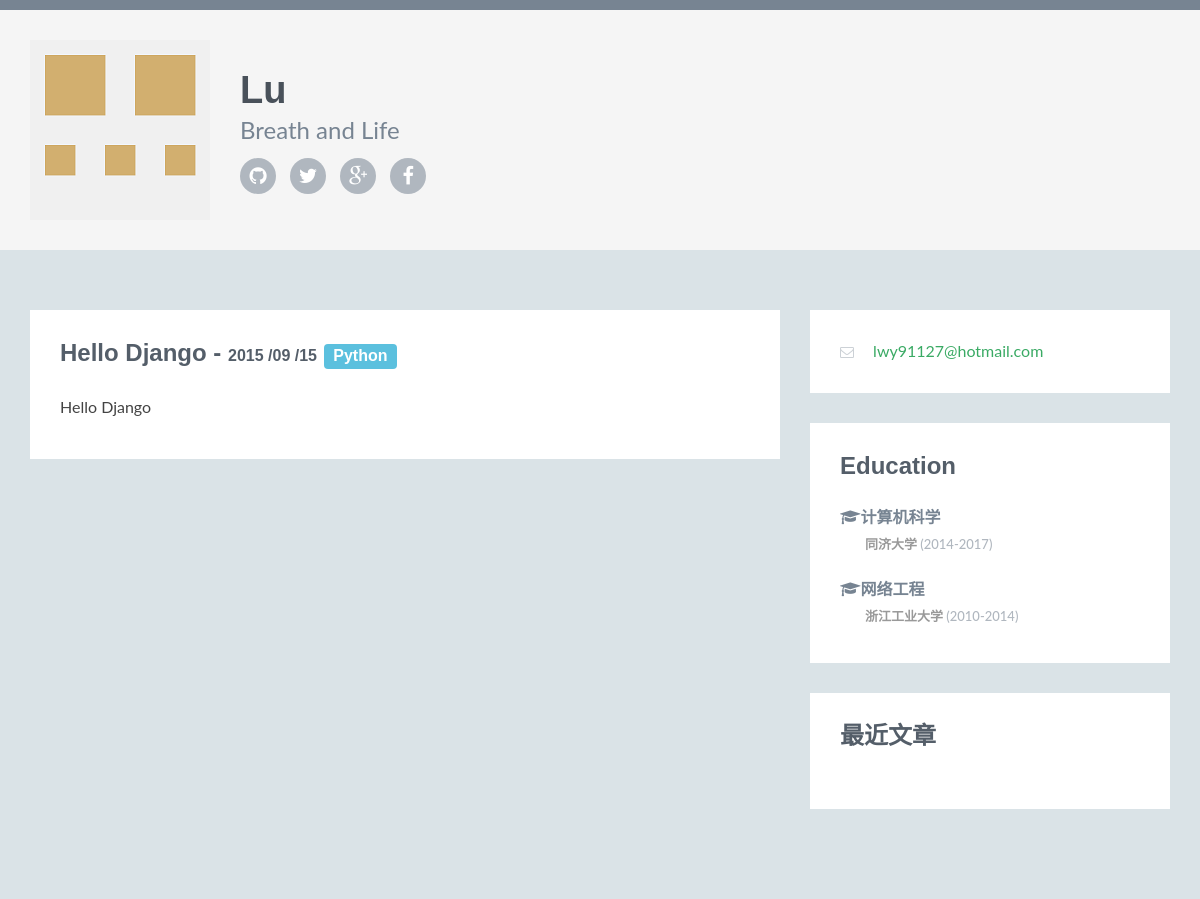
/6/, run on the app's committed database.
### article/models.py (models this page shows, shortened)
class Article(models.Model):
    title = models.CharField(max_length = 100)
    category = models.CharField(max_length = 50, blank = True)
    date_time = models.DateTimeField(auto_now_add = True)
    content = models.TextField(blank = True, null = True)
    class Meta: #元选项设置时间降序排序
        ordering = ['-date_time']

### article/views.py (the view)
# urls.py: url(r'^(?P<id>\d+)/$', 'article.views.detail', name='detail'),
def detail(request,id):
    try:
        post = Article.objects.get(id=str(id))
    except Article.DoesNotExist:
        raise Http404
    return render(request,'post.html',{'post':post})

### article/templatetags/custom_markdown.py (called while the page is built)
@register.filter(is_safe = True) #注册template filter
@stringfilter #字符串做参数
def custom_markdown(value):
    return mark_safe(markdown.markdown(value,
        extensions = ['markdown.extensions.fenced_code', 'markdown.extensions.codehilite'],
                                       safe_mode=True,
                                       enable_attributes=False))

### templates/post.html
{% extends "base.html" %} {% load custom_markdown %} {% block content %}
<section class="section">
  <div class="section-inner">
    <h2 class="heading">{{ post.title }} - <span class="year">{{ post.date_time |date:"Y /m /d"}}</span> <span class="label label-info category"><a href="#">{{ post.category }}</a></span></h2>
    <div class="content">
      <p>
        {{ post.content | custom_markdown}}
      </p>
    </div>
  </div>
</section>
{% endblock %}

### static/assets/css/styles.css (style rules this page uses)
body { font-family: 'Lato', arial, sans-serif; color: #434343; background: #dae3e7; font-size: 16px; -webkit-font-smoothing: antialiased; -moz-osx-font-smoothing: grayscale; }
h1, h2, h3, h4, h5, h6 { font-family: 'Montserrat', sans-serif; font-weight: 700; color: #778492; }
a { color: #3aaa64; -webkit-transition: all 0.4s ease-in-out; -moz-transition: all 0.4s ease-in-out; -ms-transition: all 0.4s ease-in-out; -o-transition: all 0.4s ease-in-out; }
.section { margin-bottom: 30px; }
.section .section-inner { background: #fff; padding: 30px; }
.section .heading { margin-top: 0; margin-bottom: 30px; color: #545e69; font-size: 24px; }
.section .heading .year { font-size: 16px; }
.section .heading .category { font-size: 16px; }
.section .heading .category a { color: #fff; }

### data on the page
Article: title "Hello Django", date_time "2015 /09 /15", category "Python", content|custom_markdown "Hello Django"
